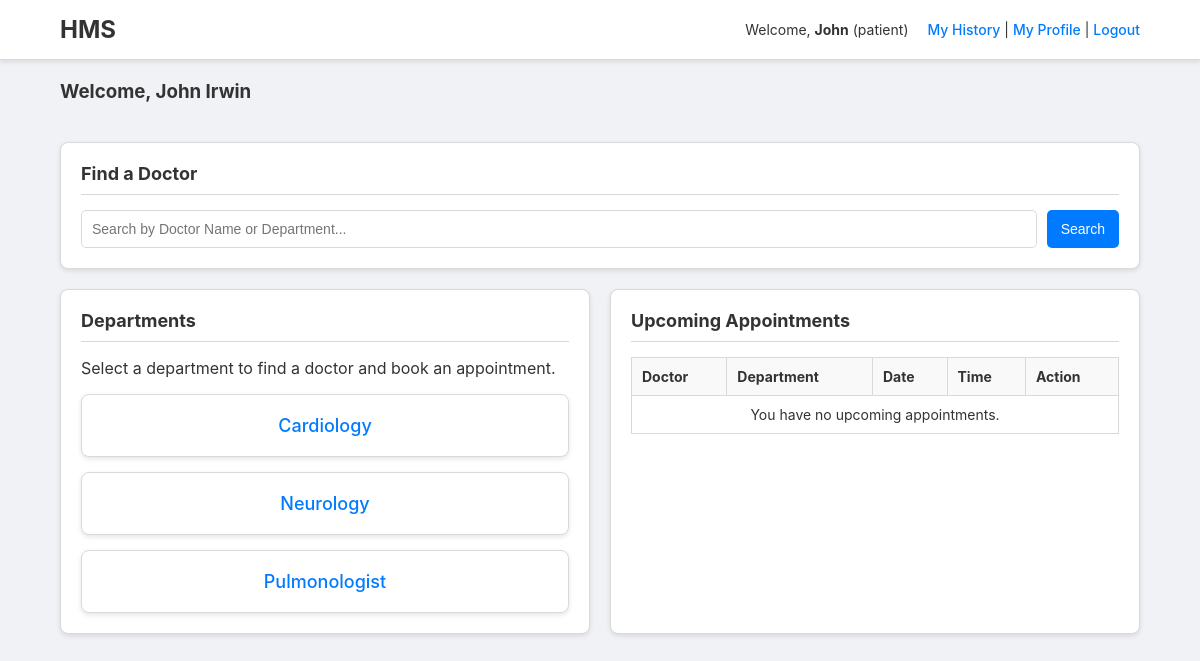
Page /patient (signed in) on the committed database.
### tables this page shows
CREATE TABLE patients (
        id INTEGER PRIMARY KEY AUTOINCREMENT,
        user_id INTEGER NOT NULL,
        fullname TEXT,
        contact TEXT,
        age INTEGER,
        gender TEXT,
        FOREIGN KEY(user_id) REFERENCES users(id)
    );

CREATE TABLE doctors (
        id INTEGER PRIMARY KEY AUTOINCREMENT,
        user_id INTEGER NOT NULL,
        fullname TEXT,
        specialization TEXT,
        bio TEXT,
        FOREIGN KEY(user_id) REFERENCES users(id)
    );

### patient.py (the view)
@patient_bp.route("",methods=["GET"])
def dashboard():
    if not patient_required(): return redirect("/login")
    user_id=session.get("user_id")
    pat=query_one("SELECT id, fullname FROM patients WHERE user_id=?",(user_id,))
    if not pat:
        flash("Patient profile not found.","danger")
        return redirect("/login")
    departments=query_all("SELECT DISTINCT specialization FROM doctors WHERE specialization IS NOT NULL AND specialization != ''")
    appointments=query_all("""SELECT a.id, d.fullname, d.specialization, a.date, a.time_slot, a.status FROM appointments a LEFT JOIN doctors d ON a.doctor_id = d.id WHERE a.patient_id=? AND a.status = 'Booked' ORDER BY a.date ASC""",(pat[0],))
    return render_template("patient_dashboard.html",patient=pat,departments=departments,appointments=appointments)

### database.py (called while the page is built)
def get_conn(): return sqlite3.connect(DB_PATH)

### patient.py (called while the page is built)
def patient_required():
    return session.get("role")=="patient"

### utils.py (called while the page is built)
def query_all(query,params=()):
    conn=get_conn()
    cur=conn.cursor()
    cur.execute(query,params)
    rows=cur.fetchall()
    conn.close()
    return rows

def query_one(query,params=()):
    conn=get_conn()
    cur=conn.cursor()
    cur.execute(query,params)
    row=cur.fetchone()
    conn.close()
    return row

### templates/patient_dashboard.html (shortened to what this page needs)
{% extends "base.html" %}
{% block content %}
<div class="page-title">
  <h3>Welcome, {{patient[1]}}</h3>
</div>
<div class="dashboard-widget full-width" style="margin-bottom:20px;">
  <h5>Find a Doctor</h5>
  <form action="{{url_for('patient.search_doctor')}}" method="get" style="display:flex;gap:10px;">
    <input type="text" name="q" class="form-control" placeholder="Search by Doctor Name or Department..." required>
    <button type="submit" class="btn btn-primary">Search</button>
  </form>
</div>
<div class="dashboard-grid">
  <div class="dashboard-widget">
    <h5>Departments</h5>
    <p>Select a department to find a doctor and book an appointment.</p>
    <div class="department-list">
      {% for d in departments %}
        <a href="{{url_for('patient.department_detail',dept_name=d[0])}}" class="department-card">{{d[0]}}</a>
      {% endfor %}
    </div>
  </div>
  <div class="dashboard-widget">
    <h5>Upcoming Appointments</h5>
    <div class="table-wrapper">
      <table class="data-table">
        <thead>
          <tr>
            <th>Doctor</th>
            <th>Department</th>
            <th>Date</th>
            <th>Time</th>
            <th>Action</th>
          </tr>
        </thead>
        <tbody>
          {% if not appointments %}
          <tr>
            <td colspan="5" style="text-align:center;">You have no upcoming appointments.</td>
          </tr>
          {% endif %}
        </tbody>
      </table>
    </div>
  </div>
</div>
{% endblock %}

### static/style.css (style rules this page uses)
:root { --bg-color: #f0f2f5; --card-bg: #ffffff; --border-color: #d9d9d9; --primary-color: #007bff; --text-color: #333; --text-light: #777; --green: #28a745; --red: #dc3545; --yellow: #ffc107; --blue: #007bff; --grey: #6c757d; --box-shadow: 0 2px 5px rgba(0, 0, 0, 0.1); }
body { font-family: -apple-system, BlinkMacSystemFont, 'Segoe UI', Roboto, 'Helvetica Neue', Arial, sans-serif; background-color: var(--bg-color); color: var(--text-color); margin: 0; padding: 0; }
h1, h2, h3, h4, h5 { margin-top: 0; }
a { color: var(--primary-color); text-decoration: none; }
.btn { display: inline-block; padding: 8px 14px; border: none; border-radius: 5px; cursor: pointer; font-size: 14px; font-weight: 500; text-align: center; transition: opacity 0.2s; }
.btn-primary { background-color: var(--primary-color); color: white; }
.form-control { width: 100%; padding: 10px; font-size: 14px; border: 1px solid var(--border-color); border-radius: 5px; box-sizing: border-box; }
.page-title { display: flex; justify-content: space-between; align-items: center; margin-bottom: 20px; }
.dashboard-grid { display: grid; grid-template-columns: repeat(auto-fit, minmax(350px, 1fr)); gap: 20px; }
.dashboard-widget { background: var(--card-bg); border: 1px solid var(--border-color); border-radius: 8px; box-shadow: var(--box-shadow); padding: 20px; overflow: hidden; }
.dashboard-widget.full-width { grid-column: 1 / -1; }
.dashboard-widget h5 { border-bottom: 1px solid var(--border-color); padding-bottom: 10px; margin-bottom: 15px; font-size: 18px; }
.table-wrapper { max-height: 400px; overflow-y: auto; }
.data-table { width: 100%; border-collapse: collapse; font-size: 14px; }
.data-table th, .data-table td { border: 1px solid var(--border-color); padding: 10px; text-align: left; }
.data-table th { background-color: #f9f9f9; }
.department-list { display: grid; grid-template-columns: repeat(auto-fit, minmax(250px, 1fr)); gap: 15px; }
.department-card { display: block; background: var(--card-bg); border: 1px solid var(--border-color); border-radius: 8px; padding: 20px; font-size: 18px; font-weight: 500; text-align: center; box-shadow: var(--box-shadow); transition: all 0.2s; }

### rows in the picture
patients: fullname "John Irwin"
doctors: specialization "Cardiology"
doctors: specialization "Neurology"
doctors: specialization "Pulmonologist"

### other values in the picture
{{ session.username }} "John"
{{ session.role }} "patient"
